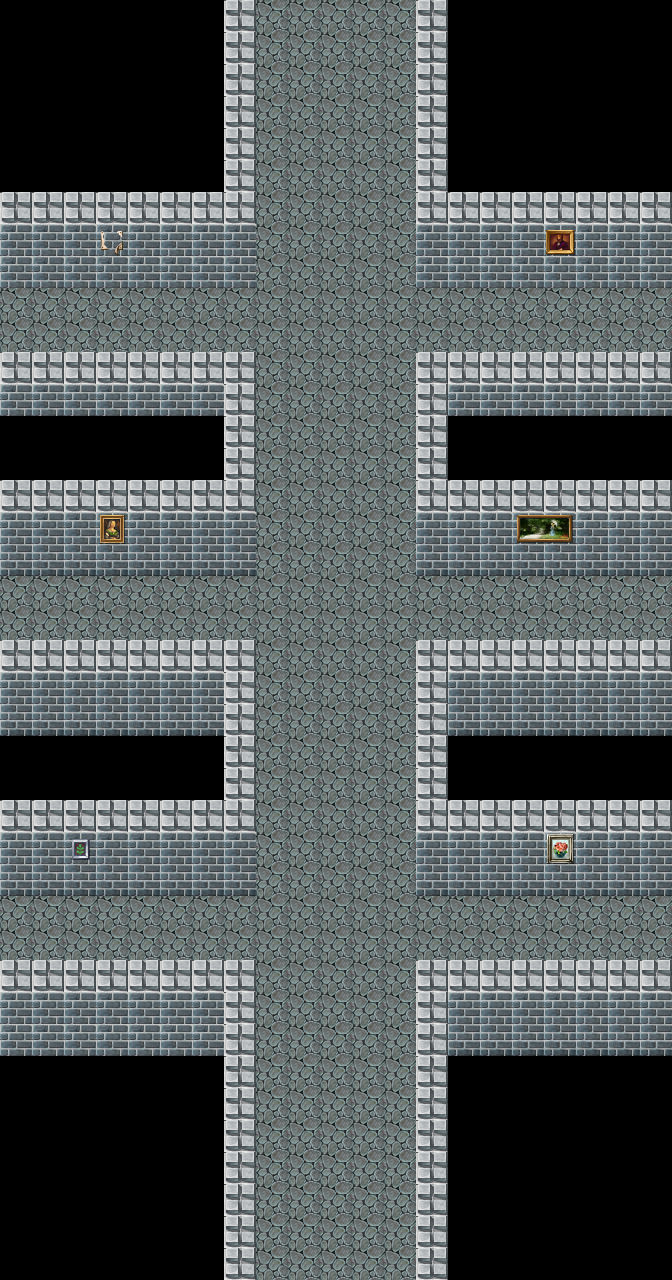

This game map was drawn from its Tiled (.tmx) file and the tilesets committed beside it. A one-line description and the full map source follow:
An orthogonal 21x40 tile map with 32x32 px tiles, 2 tile layers (Tile Layer 1, Tile Layer 2) and 38 objects (6x portalIn, 2x portalO, startpoint).

<map version="1.0" orientation="orthogonal" renderorder="right-down" width="21" height="40" tilewidth="32" tileheight="32" nextobjectid="65">
 <tileset firstgid="1" name="rpg_maker_telles0808" tilewidth="32" tileheight="32" tilecount="2016" columns="32">
  <image source="../Resources/rpg_maker_telles0808.png" width="1024" height="2016" />
 </tileset>
 <layer name="Tile Layer 1" width="21" height="40">
  <data encoding="csv">
9,9,9,9,9,9,9,27,80,80,80,80,80,27,9,9,9,9,9,9,9,
9,9,9,9,9,9,9,27,80,80,80,80,80,27,9,9,9,9,9,9,9,
9,9,9,9,9,9,9,27,80,80,80,80,80,27,9,9,9,9,9,9,9,
9,9,9,9,9,9,9,27,80,80,80,80,80,27,9,9,9,9,9,9,9,
9,9,9,9,9,9,9,27,80,80,80,80,80,27,9,9,9,9,9,9,9,
9,9,9,9,9,9,9,27,80,80,80,80,80,27,9,9,9,9,9,9,9,
27,27,27,27,27,27,27,27,80,80,80,80,80,27,27,27,27,27,27,27,27,
123,123,123,123,123,123,123,123,80,80,80,80,80,123,123,123,123,123,123,123,123,
123,123,123,123,123,123,123,123,80,80,80,80,80,123,123,123,123,123,123,123,123,
80,80,80,80,80,80,80,80,80,80,80,80,80,80,80,80,80,80,80,80,80,
80,80,80,80,80,80,80,80,80,80,80,80,80,80,80,80,80,80,80,80,80,
27,27,27,27,27,27,27,27,80,80,80,80,80,27,27,27,27,27,27,27,27,
123,123,123,123,123,123,123,27,80,80,80,80,80,27,123,123,123,123,123,123,123,
9,9,9,9,9,9,9,27,80,80,80,80,80,27,9,9,9,9,9,9,9,
9,9,9,9,9,9,9,27,80,80,80,80,80,27,9,9,9,9,9,9,9,
27,27,27,27,27,27,27,27,80,80,80,80,80,27,27,27,27,27,27,27,27,
123,123,123,123,123,123,123,123,80,80,80,80,80,123,123,123,123,123,123,123,123,
155,155,155,155,155,155,155,155,80,80,80,80,80,155,155,155,155,155,155,155,155,
80,80,80,80,80,80,80,80,80,80,80,80,80,80,80,80,80,80,80,80,80,
80,80,80,80,80,80,80,80,80,80,80,80,80,80,80,80,80,80,80,80,80,
27,27,27,27,27,27,27,27,80,80,80,80,80,27,27,27,27,27,27,27,27,
123,123,123,123,123,123,123,27,80,80,80,80,80,27,123,123,123,123,123,123,123,
155,155,155,155,155,155,155,27,80,80,80,80,80,27,155,155,155,155,155,155,155,
9,9,9,9,9,9,9,27,80,80,80,80,80,27,9,9,9,9,9,9,9,
9,9,9,9,9,9,9,27,80,80,80,80,80,27,9,9,9,9,9,9,9,
27,27,27,27,27,27,27,27,80,80,80,80,80,27,27,27,27,27,27,27,27,
123,123,123,123,123,123,123,123,80,80,80,80,80,123,123,123,123,123,123,123,123,
155,155,155,155,155,155,155,155,80,80,80,80,80,155,155,155,155,155,155,155,155,
80,80,80,80,80,80,80,80,80,80,80,80,80,80,80,80,80,80,80,80,80,
80,80,80,80,80,80,80,80,80,80,80,80,80,80,80,80,80,80,80,80,80,
27,27,27,27,27,27,27,27,80,80,80,80,80,27,27,27,27,27,27,27,27,
123,123,123,123,123,123,123,27,80,80,80,80,80,27,123,123,123,123,123,123,123,
123,123,123,123,123,123,123,27,80,80,80,80,80,27,155,155,155,155,155,155,155,
9,9,9,9,9,9,9,27,80,80,80,80,80,27,9,9,9,9,9,9,9,
9,9,9,9,9,9,9,27,80,80,80,80,80,27,9,9,9,9,9,9,9,
9,9,9,9,9,9,9,27,80,80,80,80,80,27,9,9,9,9,9,9,9,
9,9,9,9,9,9,9,27,80,80,80,80,80,27,9,9,9,9,9,9,9,
9,9,9,9,9,9,9,27,80,80,80,80,80,27,9,9,9,9,9,9,9,
9,9,9,9,9,9,9,27,80,80,80,80,80,27,9,9,9,9,9,9,9,
9,9,9,9,9,9,9,27,80,80,80,80,80,27,9,9,9,9,9,9,9
</data>
 </layer>
 <objectgroup name="Object Layer 1">
  <object id="1" x="223" y="2" width="32" height="254" />
  <object id="2" x="2" y="193" width="252" height="62" />
  <object id="3" x="416" y="1" width="36" height="254" />
  <object id="4" x="417" y="193" width="256" height="63" />
  <object id="5" x="2" y="353" width="250" height="57" />
  <object id="6" x="416" y="354" width="258" height="57" />
  <object id="7" x="418" y="353" width="268" height="7" />
  <object id="8" x="223" y="355" width="34" height="186" />
  <object id="9" x="1" y="480" width="255" height="63" />
  <object id="12" x="417" y="353" width="32" height="191" />
  <object id="13" x="419" y="479" width="271" height="65" />
  <object id="15" x="-9" y="640" width="263" height="58" />
  <object id="17" x="417" y="641" width="309" height="56" />
  <object id="18" x="224" y="639" width="31" height="222" />
  <object id="19" x="-9" y="800" width="266" height="59" />
  <object id="24" x="418" y="642" width="27" height="222" />
  <object id="25" x="417" y="797" width="264" height="69" />
  <object id="26" x="417" y="962" width="259" height="318" />
  <object id="27" x="1" y="964" width="252" height="316" />
  <object id="28" name="portalO" type="portalO" x="262" y="1269" width="148" height="22" />
  <object id="33" name="portal1" type="portalIn" x="666" y="857" width="32" height="132" />
  <object id="34" name="portal2" type="portalIn" x="-9" y="852" width="15" height="158" />
  <object id="35" name="portal3" type="portalIn" x="665" y="528" width="33" height="125" />
  <object id="36" name="portal4" type="portalIn" x="-10" y="522" width="14" height="119" />
  <object id="37" name="portal5" type="portalIn" x="664" y="241" width="27" height="125" />
  <object id="38" name="portal6" type="portalIn" x="-11" y="242" width="20" height="127" />
  <object id="39" x="415" y="355" width="257" height="216" />
  <object id="41" x="0" y="351" width="255" height="226" />
  <object id="42" x="1" y="642" width="250" height="247" />
  <object id="43" x="416" y="643" width="277" height="244" />
  <object id="44" x="5" y="888" width="252" height="7" />
  <object id="45" x="249" y="854" width="7" height="43" />
  <object id="46" x="417" y="886" width="272" height="10" />
  <object id="47" x="415" y="192" width="269" height="96" />
  <object id="48" x="-46" y="199" width="301" height="88" />
  <object id="49" x="416" y="481" width="295" height="98" />
  <object id="56" name="portalO" type="portalO" x="226" y="3" width="268" height="28" />
  <object id="64" name="startpoint" type="startpoint" x="621" y="299" width="11" height="13" />
 </objectgroup>
 <layer name="Tile Layer 2" width="21" height="40">
  <data encoding="csv">
0,0,0,0,0,0,0,0,0,0,0,0,0,0,0,0,0,0,0,0,0,
0,0,0,0,0,0,0,0,0,0,0,0,0,0,0,0,0,0,0,0,0,
0,0,0,0,0,0,0,0,0,0,0,0,0,0,0,0,0,0,0,0,0,
0,0,0,0,0,0,0,0,0,0,0,0,0,0,0,0,0,0,0,0,0,
0,0,0,0,0,0,0,0,0,0,0,0,0,0,0,0,0,0,0,0,0,
0,0,0,0,0,0,0,0,0,0,0,0,0,0,0,0,0,0,0,0,0,
0,0,0,0,0,0,0,0,0,0,0,0,0,0,0,0,0,0,0,0,0,
0,0,0,1752,0,0,0,0,0,0,0,0,0,0,0,0,0,1785,0,0,0,
0,0,0,0,0,0,0,0,0,0,0,0,0,0,0,0,0,0,0,0,0,
0,0,0,0,0,0,0,0,0,0,0,0,0,0,0,0,0,0,0,0,0,
0,0,0,0,0,0,0,0,0,0,0,0,0,0,0,0,0,0,0,0,0,
0,0,0,0,0,0,0,0,0,0,0,0,0,0,0,0,0,0,0,0,0,
0,0,0,0,0,0,0,0,0,0,0,0,0,0,0,0,0,0,0,0,0,
0,0,0,0,0,0,0,0,0,0,0,0,0,0,0,0,0,0,0,0,0,
0,0,0,0,0,0,0,0,0,0,0,0,0,0,0,0,0,0,0,0,0,
0,0,0,0,0,0,0,0,0,0,0,0,0,0,0,0,0,0,0,0,0,
0,0,0,1786,0,0,0,0,0,0,0,0,0,0,0,0,1755,1756,0,0,0,
0,0,0,0,0,0,0,0,0,0,0,0,0,0,0,0,0,0,0,0,0,
0,0,0,0,0,0,0,0,0,0,0,0,0,0,0,0,0,0,0,0,0,
0,0,0,0,0,0,0,0,0,0,0,0,0,0,0,0,0,0,0,0,0,
0,0,0,0,0,0,0,0,0,0,0,0,0,0,0,0,0,0,0,0,0,
0,0,0,0,0,0,0,0,0,0,0,0,0,0,0,0,0,0,0,0,0,
0,0,0,0,0,0,0,0,0,0,0,0,0,0,0,0,0,0,0,0,0,
0,0,0,0,0,0,0,0,0,0,0,0,0,0,0,0,0,0,0,0,0,
0,0,0,0,0,0,0,0,0,0,0,0,0,0,0,0,0,0,0,0,0,
0,0,0,0,0,0,0,0,0,0,0,0,0,0,0,0,0,0,0,0,0,
0,0,1757,0,0,0,0,0,0,0,0,0,0,0,0,0,0,1787,0,0,0,
0,0,0,0,0,0,0,0,0,0,0,0,0,0,0,0,0,0,0,0,0,
0,0,0,0,0,0,0,0,0,0,0,0,0,0,0,0,0,0,0,0,0,
0,0,0,0,0,0,0,0,0,0,0,0,0,0,0,0,0,0,0,0,0,
0,0,0,0,0,0,0,0,0,0,0,0,0,0,0,0,0,0,0,0,0,
0,0,0,0,0,0,0,0,0,0,0,0,0,0,0,0,0,0,0,0,0,
0,0,0,0,0,0,0,0,0,0,0,0,0,0,0,0,0,0,0,0,0,
0,0,0,0,0,0,0,0,0,0,0,0,0,0,0,0,0,0,0,0,0,
0,0,0,0,0,0,0,0,0,0,0,0,0,0,0,0,0,0,0,0,0,
0,0,0,0,0,0,0,0,0,0,0,0,0,0,0,0,0,0,0,0,0,
0,0,0,0,0,0,0,0,0,0,0,0,0,0,0,0,0,0,0,0,0,
0,0,0,0,0,0,0,0,0,0,0,0,0,0,0,0,0,0,0,0,0,
0,0,0,0,0,0,0,0,0,0,0,0,0,0,0,0,0,0,0,0,0,
0,0,0,0,0,0,0,0,0,0,0,0,0,0,0,0,0,0,0,0,0
</data>
 </layer>
</map>
